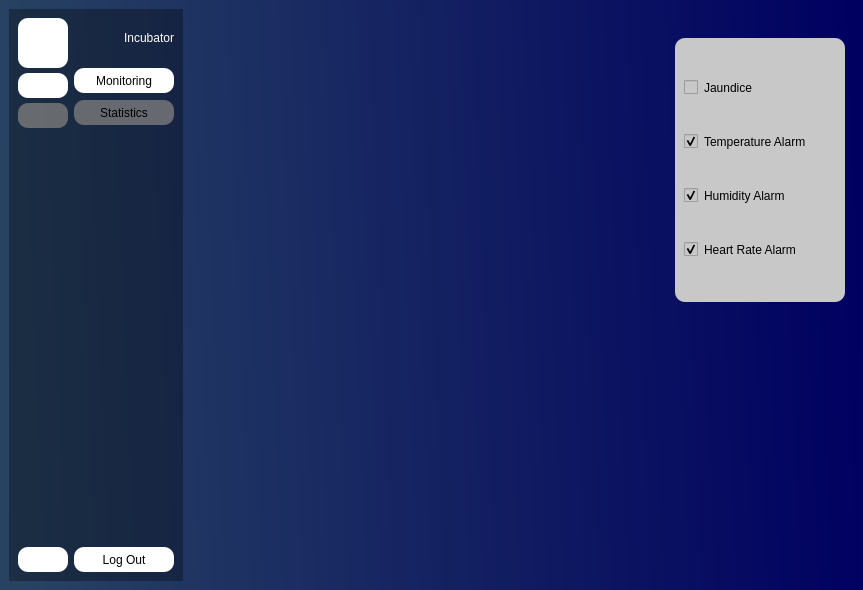
<?xml version="1.0" encoding="UTF-8"?>
<ui version="4.0">
 <class>MainWindow</class>
 <widget class="QMainWindow" name="MainWindow">
  <property name="geometry">
   <rect>
    <x>0</x>
    <y>0</y>
    <width>764</width>
    <height>590</height>
   </rect>
  </property>
  <property name="font">
   <font>
    <pointsize>8</pointsize>
   </font>
  </property>
  <property name="windowTitle">
   <string>MainWindow</string>
  </property>
  <property name="styleSheet">
   <string notr="true">background-color: qlineargradient(spread:pad, x1:0, y1:0.505682, x2:1, y2:0.477, stop:0 rgba(40, 67, 98, 255), stop:1 rgba(0, 0, 97,255));

</string>
  </property>
  <widget class="QWidget" name="centralwidget">
   <layout class="QGridLayout" name="gridLayout_2">
    <item row="1" column="1">
     <widget class="QStackedWidget" name="stackedWidget_2">
      <property name="styleSheet">
       <string notr="true">QWidget{
background-color: rgba(255, 255, 255, 0);
}</string>
      </property>
      <property name="currentIndex">
       <number>0</number>
      </property>
      <widget class="QWidget" name="page">
       <layout class="QGridLayout" name="gridLayout">
        <item row="1" column="0">
         <widget class="QWidget" name="widget_4" native="true"/>
        </item>
        <item row="0" column="1">
         <widget class="QWidget" name="widget" native="true">
          <property name="sizePolicy">
           <sizepolicy hsizetype="Minimum" vsizetype="Preferred">
            <horstretch>0</horstretch>
            <verstretch>0</verstretch>
           </sizepolicy>
          </property>
          <property name="maximumSize">
           <size>
            <width>170</width>
            <height>16777215</height>
           </size>
          </property>
          <property name="layoutDirection">
           <enum>Qt::RightToLeft</enum>
          </property>
          <property name="styleSheet">
           <string notr="true">background-color: rgb(200,200,200);
border-radius: 10px;</string>
          </property>
          <layout class="QVBoxLayout" name="verticalLayout">
           <item>
            <widget class="QCheckBox" name="Jaundice">
             <property name="layoutDirection">
              <enum>Qt::LeftToRight</enum>
             </property>
             <property name="text">
              <string>Jaundice</string>
             </property>
             <property name="checked">
              <bool>false</bool>
             </property>
            </widget>
           </item>
           <item>
            <widget class="QCheckBox" name="TempAlarm">
             <property name="layoutDirection">
              <enum>Qt::LeftToRight</enum>
             </property>
             <property name="text">
              <string>Temperature Alarm</string>
             </property>
             <property name="checked">
              <bool>true</bool>
             </property>
            </widget>
           </item>
           <item>
            <widget class="QCheckBox" name="HumAlarm">
             <property name="layoutDirection">
              <enum>Qt::LeftToRight</enum>
             </property>
             <property name="text">
              <string>Humidity Alarm</string>
             </property>
             <property name="checked">
              <bool>true</bool>
             </property>
            </widget>
           </item>
           <item>
            <widget class="QCheckBox" name="BPMAlarm">
             <property name="layoutDirection">
              <enum>Qt::LeftToRight</enum>
             </property>
             <property name="text">
              <string>Heart Rate Alarm</string>
             </property>
             <property name="checked">
              <bool>true</bool>
             </property>
            </widget>
           </item>
          </layout>
         </widget>
        </item>
        <item row="0" column="0">
         <widget class="QWidget" name="widget_2" native="true">
          <property name="sizePolicy">
           <sizepolicy hsizetype="Fixed" vsizetype="Preferred">
            <horstretch>0</horstretch>
            <verstretch>0</verstretch>
           </sizepolicy>
          </property>
          <property name="minimumSize">
           <size>
            <width>370</width>
            <height>0</height>
           </size>
          </property>
          <property name="styleSheet">
           <string notr="true"/>
          </property>
         </widget>
        </item>
        <item row="1" column="1">
         <widget class="QWidget" name="widget_5" native="true">
          <property name="minimumSize">
           <size>
            <width>271</width>
            <height>0</height>
           </size>
          </property>
         </widget>
        </item>
       </layout>
      </widget>
      <widget class="QWidget" name="page_2">
       <layout class="QVBoxLayout" name="verticalLayout_2">
        <item>
         <widget class="QWidget" name="widget_15" native="true">
          <property name="styleSheet">
           <string notr="true">QWidget{  
  border: 2px solid rgb(25, 0, 108);
  border-radius: 10px;
  background-color: rgba(150,150,150,70);
}
QLabel{
background-color: rgba (0,0,0,0);
}</string>
          </property>
          <layout class="QGridLayout" name="gridLayout_20">
           <item row="0" column="0" alignment="Qt::AlignTop">
            <widget class="QLabel" name="label_14">
             <property name="font">
              <font>
               <pointsize>14</pointsize>
               <bold>true</bold>
              </font>
             </property>
             <property name="styleSheet">
              <string notr="true">border:0px;
background-color: rgba(0,0,0,0);</string>
             </property>
             <property name="text">
              <string>Temperature and Humidity</string>
             </property>
            </widget>
           </item>
           <item row="1" column="0">
            <layout class="QVBoxLayout" name="verticalLayout_9">
             <item>
              <layout class="QHBoxLayout" name="horizontalLayout_7">
               <item>
                <widget class="QWidget" name="widget_6" native="true">
                 <property name="styleSheet">
                  <string notr="true"/>
                 </property>
                 <layout class="QVBoxLayout" name="verticalLayout_10">
                  <item>
                   <widget class="QLabel" name="label_7">
                    <property name="font">
                     <font>
                      <pointsize>14</pointsize>
                      <underline>true</underline>
                     </font>
                    </property>
                    <property name="styleSheet">
                     <string notr="true">  border: 0px solid rgb(25, 0, 108);
  border-radius: 10px;
background-color: rgba(0,0,0,0);</string>
                    </property>
                    <property name="text">
                     <string>Min Temparature</string>
                    </property>
                    <property name="alignment">
                     <set>Qt::AlignCenter</set>
                    </property>
                   </widget>
                  </item>
                  <item>
                   <widget class="QLabel" name="label_18">
                    <property name="font">
                     <font>
                      <pointsize>60</pointsize>
                     </font>
                    </property>
                    <property name="styleSheet">
                     <string notr="true">  border: 0px solid rgb(25, 0, 108);
  border-radius: 10px;
background-color: rgba(0,0,0,0);</string>
                    </property>
                    <property name="text">
                     <string>0</string>
                    </property>
                    <property name="alignment">
                     <set>Qt::AlignCenter</set>
                    </property>
                   </widget>
                  </item>
                 </layout>
                </widget>
               </item>
               <item>
                <widget class="QWidget" name="widget_10" native="true">
                 <layout class="QVBoxLayout" name="verticalLayout_11">
                  <item>
                   <widget class="QLabel" name="label_8">
                    <property name="font">
                     <font>
                      <pointsize>14</pointsize>
                      <underline>true</underline>
                     </font>
                    </property>
                    <property name="styleSheet">
                     <string notr="true">  border: 0px solid rgb(25, 0, 108);
  border-radius: 10px;
background-color: rgba(0,0,0,0);</string>
                    </property>
                    <property name="text">
                     <string>Max Temperature</string>
                    </property>
                    <property name="alignment">
                     <set>Qt::AlignCenter</set>
                    </property>
                   </widget>
                  </item>
                  <item>
                   <widget class="QLabel" name="label_19">
                    <property name="font">
                     <font>
                      <pointsize>60</pointsize>
                     </font>
                    </property>
                    <property name="styleSheet">
                     <string notr="true">  border: 0px solid rgb(25, 0, 108);
  border-radius: 10px;
background-color: rgba(0,0,0,0);</string>
                    </property>
                    <property name="text">
                     <string>0</string>
                    </property>
                    <property name="alignment">
                     <set>Qt::AlignCenter</set>
                    </property>
                   </widget>
                  </item>
                 </layout>
                </widget>
               </item>
               <item>
                <widget class="QWidget" name="widget_8" native="true">
                 <layout class="QVBoxLayout" name="verticalLayout_12">
                  <item>
                   <widget class="QLabel" name="label_11">
                    <property name="font">
                     <font>
                      <pointsize>14</pointsize>
                      <underline>true</underline>
                     </font>
                    </property>
                    <property name="styleSheet">
                     <string notr="true">  border: 0px solid rgb(25, 0, 108);
  border-radius: 10px;
background-color: rgba(0,0,0,0);</string>
                    </property>
                    <property name="text">
                     <string>Min Humidity</string>
                    </property>
                    <property name="alignment">
                     <set>Qt::AlignCenter</set>
                    </property>
                   </widget>
                  </item>
                  <item>
                   <widget class="QLabel" name="label_20">
                    <property name="font">
                     <font>
                      <pointsize>60</pointsize>
                     </font>
                    </property>
                    <property name="styleSheet">
                     <string notr="true">  border: 0px solid rgb(25, 0, 108);
  border-radius: 10px;
background-color: rgba(0,0,0,0);</string>
                    </property>
                    <property name="text">
                     <string>0</string>
                    </property>
                    <property name="alignment">
                     <set>Qt::AlignCenter</set>
                    </property>
                   </widget>
                  </item>
                 </layout>
                </widget>
               </item>
               <item>
                <widget class="QWidget" name="widget_7" native="true">
                 <layout class="QVBoxLayout" name="verticalLayout_13">
                  <item>
                   <widget class="QLabel" name="label_12">
                    <property name="font">
                     <font>
                      <pointsize>14</pointsize>
                      <underline>true</underline>
                     </font>
                    </property>
                    <property name="styleSheet">
                     <string notr="true">  border: 0px solid rgb(25, 0, 108);
  border-radius: 10px;
background-color: rgba(0,0,0,0);</string>
                    </property>
                    <property name="text">
                     <string>Max Humidity</string>
                    </property>
                    <property name="alignment">
                     <set>Qt::AlignCenter</set>
                    </property>
                   </widget>
                  </item>
                  <item>
                   <widget class="QLabel" name="label_21">
                    <property name="font">
                     <font>
                      <pointsize>60</pointsize>
                     </font>
                    </property>
                    <property name="styleSheet">
                     <string notr="true">  border: 0px solid rgb(25, 0, 108);
  border-radius: 10px;
background-color: rgba(0,0,0,0);</string>
                    </property>
                    <property name="text">
                     <string>0</string>
                    </property>
                    <property name="alignment">
                     <set>Qt::AlignCenter</set>
                    </property>
                   </widget>
                  </item>
                 </layout>
                </widget>
               </item>
              </layout>
             </item>
            </layout>
           </item>
          </layout>
         </widget>
        </item>
        <item>
         <widget class="QWidget" name="widget_13" native="true">
          <property name="styleSheet">
           <string notr="true">QWidget{  
  border: 2px solid rgb(25, 0, 108);
  border-radius: 10px;
  background-color: rgba(150,150,150,70);
}
QLabel{
background-color: rgba (0,0,0,0);
}</string>
          </property>
          <layout class="QGridLayout" name="gridLayout_19">
           <item row="0" column="0" alignment="Qt::AlignTop">
            <widget class="QLabel" name="label_13">
             <property name="font">
              <font>
               <pointsize>14</pointsize>
               <bold>true</bold>
              </font>
             </property>
             <property name="styleSheet">
              <string notr="true">border:0px;
background-color: rgba(0,0,0,0);</string>
             </property>
             <property name="text">
              <string>Heart Rate</string>
             </property>
            </widget>
           </item>
           <item row="1" column="0">
            <layout class="QHBoxLayout" name="horizontalLayout_8">
             <item>
              <widget class="QWidget" name="widget_16" native="true">
               <layout class="QVBoxLayout" name="verticalLayout_14">
                <item>
                 <widget class="QLabel" name="label_22">
                  <property name="font">
                   <font>
                    <pointsize>14</pointsize>
                    <underline>true</underline>
                   </font>
                  </property>
                  <property name="styleSheet">
                   <string notr="true">  border: 0px solid rgb(25, 0, 108);
  border-radius: 10px;
background-color: rgba(0,0,0,0);</string>
                  </property>
                  <property name="text">
                   <string>Min BPM</string>
                  </property>
                  <property name="alignment">
                   <set>Qt::AlignCenter</set>
                  </property>
                 </widget>
                </item>
                <item>
                 <widget class="QLabel" name="label_23">
                  <property name="font">
                   <font>
                    <pointsize>60</pointsize>
                   </font>
                  </property>
                  <property name="styleSheet">
                   <string notr="true">  border: 0px solid rgb(25, 0, 108);
  border-radius: 10px;
background-color: rgba(0,0,0,0);</string>
                  </property>
                  <property name="text">
                   <string>0</string>
                  </property>
                  <property name="alignment">
                   <set>Qt::AlignCenter</set>
                  </property>
                 </widget>
                </item>
               </layout>
              </widget>
             </item>
             <item>
              <widget class="QWidget" name="widget_14" native="true">
               <layout class="QVBoxLayout" name="verticalLayout_15">
                <item>
                 <widget class="QLabel" name="label_24">
                  <property name="font">
                   <font>
                    <pointsize>14</pointsize>
                    <underline>true</underline>
                   </font>
                  </property>
                  <property name="styleSheet">
                   <string notr="true">  border: 0px solid rgb(25, 0, 108);
  border-radius: 10px;
background-color: rgba(0,0,0,0);</string>
                  </property>
                  <property name="text">
                   <string>Max BPM</string>
                  </property>
                  <property name="alignment">
                   <set>Qt::AlignCenter</set>
                  </property>
                 </widget>
                </item>
                <item>
                 <widget class="QLabel" name="label_25">
                  <property name="font">
                   <font>
                    <pointsize>60</pointsize>
                   </font>
                  </property>
                  <property name="styleSheet">
                   <string notr="true">  border: 0px solid rgb(25, 0, 108);
  border-radius: 10px;
background-color: rgba(0,0,0,0);</string>
                  </property>
                  <property name="text">
                   <string>0</string>
                  </property>
                  <property name="alignment">
                   <set>Qt::AlignCenter</set>
                  </property>
                 </widget>
                </item>
               </layout>
              </widget>
             </item>
            </layout>
           </item>
          </layout>
         </widget>
        </item>
       </layout>
      </widget>
     </widget>
    </item>
    <item row="0" column="1">
     <widget class="QLabel" name="label_3">
      <property name="styleSheet">
       <string notr="true">background-color: rgba(0,0,0,0);
color:rgba(255, 0, 0, 255);</string>
      </property>
      <property name="text">
       <string/>
      </property>
      <property name="alignment">
       <set>Qt::AlignCenter</set>
      </property>
     </widget>
    </item>
    <item row="0" column="0" rowspan="2">
     <widget class="QWidget" name="widget_3" native="true">
      <property name="sizePolicy">
       <sizepolicy hsizetype="Minimum" vsizetype="Preferred">
        <horstretch>0</horstretch>
        <verstretch>0</verstretch>
       </sizepolicy>
      </property>
      <property name="maximumSize">
       <size>
        <width>230</width>
        <height>16777215</height>
       </size>
      </property>
      <property name="styleSheet">
       <string notr="true">background-color:rgba(0,0,0,80);</string>
      </property>
      <layout class="QHBoxLayout" name="horizontalLayout_5">
       <item>
        <widget class="QWidget" name="icon_only_2" native="true">
         <property name="styleSheet">
          <string notr="true">background-color:rgba(0,0,0, 0);</string>
         </property>
         <layout class="QVBoxLayout" name="verticalLayout_5">
          <property name="spacing">
           <number>5</number>
          </property>
          <property name="leftMargin">
           <number>0</number>
          </property>
          <property name="topMargin">
           <number>0</number>
          </property>
          <property name="rightMargin">
           <number>0</number>
          </property>
          <property name="bottomMargin">
           <number>0</number>
          </property>
          <item>
           <layout class="QHBoxLayout" name="horizontalLayout_3"/>
          </item>
          <item>
           <widget class="QPushButton" name="pushButton_10">
            <property name="minimumSize">
             <size>
              <width>50</width>
              <height>50</height>
             </size>
            </property>
            <property name="styleSheet">
             <string notr="true">QPushButton{
background-color:rgba(255,255,255, 255);
border-radius:10px;
}

QPushButton:checked{
background-color:rgba(255,255,255,255);
border-radius:10px;
}

QPushButton:pressed{	
	padding-left:2px;
	padding-top:2px;
}</string>
            </property>
            <property name="text">
             <string/>
            </property>
            <property name="icon">
             <iconset>
              <normaloff>../Posture-Correction-Monitor/Images/sidebar.png</normaloff>../Posture-Correction-Monitor/Images/sidebar.png</iconset>
            </property>
            <property name="iconSize">
             <size>
              <width>35</width>
              <height>35</height>
             </size>
            </property>
            <property name="checkable">
             <bool>true</bool>
            </property>
            <property name="checked">
             <bool>false</bool>
            </property>
            <property name="autoExclusive">
             <bool>false</bool>
            </property>
           </widget>
          </item>
          <item>
           <layout class="QVBoxLayout" name="verticalLayout_6">
            <property name="spacing">
             <number>0</number>
            </property>
            <item>
             <widget class="QPushButton" name="Monitoring">
              <property name="enabled">
               <bool>true</bool>
              </property>
              <property name="minimumSize">
               <size>
                <width>0</width>
                <height>25</height>
               </size>
              </property>
              <property name="palette">
               <palette>
                <active>
                 <colorrole role="Button">
                  <brush brushstyle="SolidPattern">
                   <color alpha="200">
                    <red>124</red>
                    <green>124</green>
                    <blue>124</blue>
                   </color>
                  </brush>
                 </colorrole>
                 <colorrole role="Base">
                  <brush brushstyle="SolidPattern">
                   <color alpha="200">
                    <red>124</red>
                    <green>124</green>
                    <blue>124</blue>
                   </color>
                  </brush>
                 </colorrole>
                 <colorrole role="Window">
                  <brush brushstyle="SolidPattern">
                   <color alpha="200">
                    <red>124</red>
                    <green>124</green>
                    <blue>124</blue>
                   </color>
                  </brush>
                 </colorrole>
                </active>
                <inactive>
                 <colorrole role="Button">
                  <brush brushstyle="SolidPattern">
                   <color alpha="200">
                    <red>124</red>
                    <green>124</green>
                    <blue>124</blue>
                   </color>
                  </brush>
                 </colorrole>
                 <colorrole role="Base">
                  <brush brushstyle="SolidPattern">
                   <color alpha="200">
                    <red>124</red>
                    <green>124</green>
                    <blue>124</blue>
                   </color>
                  </brush>
                 </colorrole>
                 <colorrole role="Window">
                  <brush brushstyle="SolidPattern">
                   <color alpha="200">
                    <red>124</red>
                    <green>124</green>
                    <blue>124</blue>
                   </color>
                  </brush>
                 </colorrole>
                </inactive>
                <disabled>
                 <colorrole role="Button">
                  <brush brushstyle="SolidPattern">
                   <color alpha="200">
                    <red>124</red>
                    <green>124</green>
                    <blue>124</blue>
                   </color>
                  </brush>
                 </colorrole>
                 <colorrole role="Base">
                  <brush brushstyle="SolidPattern">
                   <color alpha="200">
                    <red>124</red>
                    <green>124</green>
                    <blue>124</blue>
                   </color>
                  </brush>
                 </colorrole>
                 <colorrole role="Window">
                  <brush brushstyle="SolidPattern">
                   <color alpha="200">
                    <red>124</red>
                    <green>124</green>
                    <blue>124</blue>
                   </color>
                  </brush>
                 </colorrole>
                </disabled>
               </palette>
              </property>
              <property name="styleSheet">
               <string notr="true">QPushButton{
background-color:rgba(124, 124, 124, 200);
border-radius:10px;
}

QPushButton:checked{
background-color:rgba(255,255,255,255);
border-radius:10px;
}

QPushButton:pressed{	
	padding-left:2px;
	padding-top:2px;
}</string>
              </property>
              <property name="text">
               <string/>
              </property>
              <property name="icon">
               <iconset>
                <normaloff>assets/monitor.png</normaloff>assets/monitor.png</iconset>
              </property>
              <property name="iconSize">
               <size>
                <width>20</width>
                <height>20</height>
               </size>
              </property>
              <property name="checkable">
               <bool>true</bool>
              </property>
              <property name="checked">
               <bool>true</bool>
              </property>
              <property name="autoExclusive">
               <bool>true</bool>
              </property>
             </widget>
            </item>
            <item>
             <spacer name="verticalSpacer_5">
              <property name="orientation">
               <enum>Qt::Vertical</enum>
              </property>
              <property name="sizeType">
               <enum>QSizePolicy::Fixed</enum>
              </property>
              <property name="sizeHint" stdset="0">
               <size>
                <width>20</width>
                <height>5</height>
               </size>
              </property>
             </spacer>
            </item>
            <item>
             <widget class="QPushButton" name="Statistics">
              <property name="minimumSize">
               <size>
                <width>0</width>
                <height>25</height>
               </size>
              </property>
              <property name="styleSheet">
               <string notr="true">QPushButton{
background-color:rgba(124, 124, 124, 200);
border-radius:10px;
}

QPushButton:checked{
background-color:rgba(255,255,255,255);
border-radius:10px;
}

QPushButton:pressed{	
	padding-left:2px;
	padding-top:2px;
}</string>
              </property>
              <property name="text">
               <string/>
              </property>
              <property name="icon">
               <iconset>
                <normaloff>assets/statistics.png</normaloff>assets/statistics.png</iconset>
              </property>
              <property name="checkable">
               <bool>true</bool>
              </property>
              <property name="autoExclusive">
               <bool>true</bool>
              </property>
             </widget>
            </item>
            <item>
             <spacer name="verticalSpacer_6">
              <property name="orientation">
               <enum>Qt::Vertical</enum>
              </property>
              <property name="sizeType">
               <enum>QSizePolicy::Fixed</enum>
              </property>
              <property name="sizeHint" stdset="0">
               <size>
                <width>20</width>
                <height>5</height>
               </size>
              </property>
             </spacer>
            </item>
            <item>
             <spacer name="verticalSpacer_15">
              <property name="orientation">
               <enum>Qt::Vertical</enum>
              </property>
              <property name="sizeType">
               <enum>QSizePolicy::Fixed</enum>
              </property>
              <property name="sizeHint" stdset="0">
               <size>
                <width>20</width>
                <height>5</height>
               </size>
              </property>
             </spacer>
            </item>
           </layout>
          </item>
          <item>
           <spacer name="verticalSpacer_7">
            <property name="orientation">
             <enum>Qt::Vertical</enum>
            </property>
            <property name="sizeHint" stdset="0">
             <size>
              <width>20</width>
              <height>523</height>
             </size>
            </property>
           </spacer>
          </item>
          <item>
           <widget class="QPushButton" name="exit">
            <property name="minimumSize">
             <size>
              <width>0</width>
              <height>25</height>
             </size>
            </property>
            <property name="styleSheet">
             <string notr="true">QPushButton{
background-color:rgb(255,255,255);
border-radius:10px;
}

QPushButton:pressed{	
	padding-left:2px;
	padding-top:2px;
}</string>
            </property>
            <property name="text">
             <string/>
            </property>
            <property name="icon">
             <iconset>
              <normaloff>../Posture-Correction-Monitor/Images/exit.png</normaloff>../Posture-Correction-Monitor/Images/exit.png</iconset>
            </property>
            <property name="iconSize">
             <size>
              <width>20</width>
              <height>20</height>
             </size>
            </property>
           </widget>
          </item>
         </layout>
        </widget>
       </item>
       <item>
        <widget class="QWidget" name="full_menu_2" native="true">
         <property name="enabled">
          <bool>true</bool>
         </property>
         <property name="maximumSize">
          <size>
           <width>150</width>
           <height>16777215</height>
          </size>
         </property>
         <property name="styleSheet">
          <string notr="true">background-color:rgba(0,0,0, 0)</string>
         </property>
         <layout class="QVBoxLayout" name="verticalLayout_7" stretch="0,0,0,0">
          <property name="spacing">
           <number>10</number>
          </property>
          <property name="sizeConstraint">
           <enum>QLayout::SetNoConstraint</enum>
          </property>
          <property name="leftMargin">
           <number>0</number>
          </property>
          <property name="topMargin">
           <number>0</number>
          </property>
          <property name="rightMargin">
           <number>0</number>
          </property>
          <property name="bottomMargin">
           <number>0</number>
          </property>
          <item>
           <layout class="QHBoxLayout" name="horizontalLayout_6" stretch="0,0">
            <property name="sizeConstraint">
             <enum>QLayout::SetNoConstraint</enum>
            </property>
            <item>
             <widget class="QLabel" name="label_2">
              <property name="minimumSize">
               <size>
                <width>40</width>
                <height>40</height>
               </size>
              </property>
              <property name="maximumSize">
               <size>
                <width>40</width>
                <height>40</height>
               </size>
              </property>
              <property name="styleSheet">
               <string notr="true">background-color: rgba(0,0,0,0)</string>
              </property>
              <property name="frameShape">
               <enum>QFrame::NoFrame</enum>
              </property>
              <property name="text">
               <string/>
              </property>
              <property name="textFormat">
               <enum>Qt::PlainText</enum>
              </property>
              <property name="pixmap">
               <pixmap>assets/icon.png</pixmap>
              </property>
              <property name="scaledContents">
               <bool>true</bool>
              </property>
             </widget>
            </item>
            <item>
             <widget class="QLabel" name="label">
              <property name="styleSheet">
               <string notr="true">color: rgb(255, 255, 255);</string>
              </property>
              <property name="text">
               <string>Incubator</string>
              </property>
             </widget>
            </item>
           </layout>
          </item>
          <item>
           <layout class="QVBoxLayout" name="verticalLayout_8">
            <property name="spacing">
             <number>7</number>
            </property>
            <item>
             <widget class="QPushButton" name="Monitoring2">
              <property name="minimumSize">
               <size>
                <width>0</width>
                <height>25</height>
               </size>
              </property>
              <property name="styleSheet">
               <string notr="true">QPushButton{
background-color:rgba(124, 124, 124, 200);
border-radius:10px;
}

QPushButton:checked{
background-color:rgba(255,255,255,255);
border-radius:10px;
}

QPushButton:pressed{	
	padding-left:2px;
	padding-top:2px;
}</string>
              </property>
              <property name="text">
               <string>Monitoring</string>
              </property>
              <property name="icon">
               <iconset>
                <normaloff>assets/internet-61.png</normaloff>assets/internet-61.png</iconset>
              </property>
              <property name="iconSize">
               <size>
                <width>14</width>
                <height>14</height>
               </size>
              </property>
              <property name="checkable">
               <bool>true</bool>
              </property>
              <property name="checked">
               <bool>true</bool>
              </property>
              <property name="autoExclusive">
               <bool>true</bool>
              </property>
             </widget>
            </item>
            <item>
             <widget class="QPushButton" name="Statistics2">
              <property name="minimumSize">
               <size>
                <width>0</width>
                <height>25</height>
               </size>
              </property>
              <property name="styleSheet">
               <string notr="true">QPushButton{
background-color:rgba(124, 124, 124, 200);
border-radius:10px;
}

QPushButton:checked{
background-color:rgba(255,255,255,255);
border-radius:10px;
}

QPushButton:pressed{	
	padding-left:2px;
	padding-top:2px;
}</string>
              </property>
              <property name="text">
               <string>Statistics</string>
              </property>
              <property name="icon">
               <iconset>
                <normaloff>assets/tv.png</normaloff>assets/tv.png</iconset>
              </property>
              <property name="iconSize">
               <size>
                <width>14</width>
                <height>14</height>
               </size>
              </property>
              <property name="checkable">
               <bool>true</bool>
              </property>
              <property name="checked">
               <bool>false</bool>
              </property>
              <property name="autoExclusive">
               <bool>true</bool>
              </property>
             </widget>
            </item>
           </layout>
          </item>
          <item>
           <spacer name="verticalSpacer_8">
            <property name="orientation">
             <enum>Qt::Vertical</enum>
            </property>
            <property name="sizeType">
             <enum>QSizePolicy::Expanding</enum>
            </property>
            <property name="sizeHint" stdset="0">
             <size>
              <width>20</width>
              <height>536</height>
             </size>
            </property>
           </spacer>
          </item>
          <item>
           <widget class="QPushButton" name="exit_2">
            <property name="minimumSize">
             <size>
              <width>0</width>
              <height>25</height>
             </size>
            </property>
            <property name="styleSheet">
             <string notr="true">QPushButton{
background-color:rgb(255,255,255);
border-radius:10px;
}

QPushButton:pressed{	
	padding-left:2px;
	padding-top:2px;
}</string>
            </property>
            <property name="text">
             <string>Log Out</string>
            </property>
            <property name="icon">
             <iconset>
              <normaloff>../Posture-Correction-Monitor/Images/exit.png</normaloff>../Posture-Correction-Monitor/Images/exit.png</iconset>
            </property>
            <property name="iconSize">
             <size>
              <width>14</width>
              <height>14</height>
             </size>
            </property>
           </widget>
          </item>
         </layout>
        </widget>
       </item>
      </layout>
     </widget>
    </item>
   </layout>
  </widget>
 </widget>
 <resources>
  <include location="../Signal-Equalizer/resource.qrc"/>
 </resources>
 <connections>
  <connection>
   <sender>pushButton_10</sender>
   <signal>toggled(bool)</signal>
   <receiver>full_menu_2</receiver>
   <slot>setVisible(bool)</slot>
   <hints>
    <hint type="sourcelabel">
     <x>51</x>
     <y>58</y>
    </hint>
    <hint type="destinationlabel">
     <x>136</x>
     <y>294</y>
    </hint>
   </hints>
  </connection>
  <connection>
   <sender>Monitoring2</sender>
   <signal>toggled(bool)</signal>
   <receiver>Monitoring</receiver>
   <slot>setChecked(bool)</slot>
   <hints>
    <hint type="sourcelabel">
     <x>136</x>
     <y>92</y>
    </hint>
    <hint type="destinationlabel">
     <x>51</x>
     <y>102</y>
    </hint>
   </hints>
  </connection>
  <connection>
   <sender>Monitoring</sender>
   <signal>toggled(bool)</signal>
   <receiver>Monitoring2</receiver>
   <slot>setChecked(bool)</slot>
   <hints>
    <hint type="sourcelabel">
     <x>51</x>
     <y>102</y>
    </hint>
    <hint type="destinationlabel">
     <x>136</x>
     <y>92</y>
    </hint>
   </hints>
  </connection>
  <connection>
   <sender>Statistics2</sender>
   <signal>toggled(bool)</signal>
   <receiver>Statistics</receiver>
   <slot>setChecked(bool)</slot>
   <hints>
    <hint type="sourcelabel">
     <x>136</x>
     <y>124</y>
    </hint>
    <hint type="destinationlabel">
     <x>51</x>
     <y>132</y>
    </hint>
   </hints>
  </connection>
  <connection>
   <sender>Statistics</sender>
   <signal>toggled(bool)</signal>
   <receiver>Statistics2</receiver>
   <slot>setChecked(bool)</slot>
   <hints>
    <hint type="sourcelabel">
     <x>51</x>
     <y>132</y>
    </hint>
    <hint type="destinationlabel">
     <x>136</x>
     <y>124</y>
    </hint>
   </hints>
  </connection>
 </connections>
</ui>
